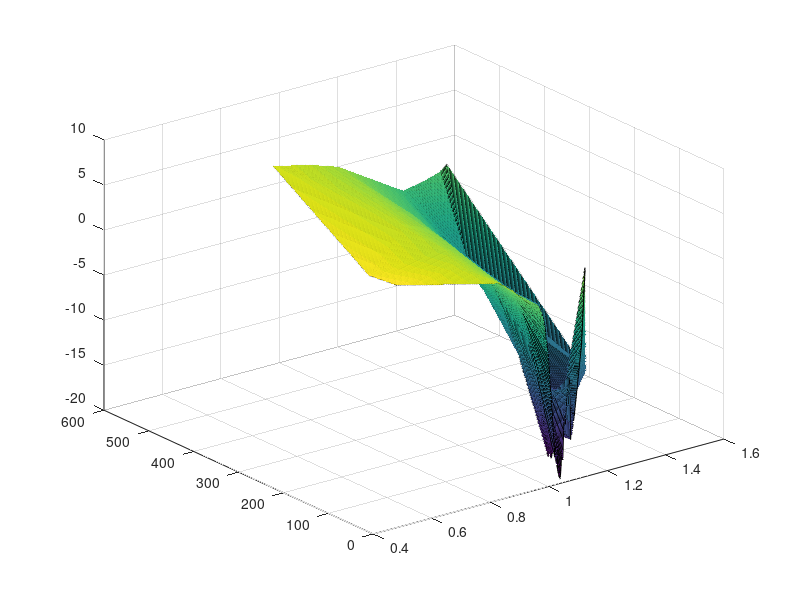

MATLAB code to generate this figure: (Note: this script raises an error after producing the figure.)
%% Making Surface Plots From Scatter Data
% How do you turn a collection of XYZ triplets into a surface plot? This is
% the most frequently asked 3D plotting question that I got when I was in
% Tech Support.

%% Load the data

load calls
%load puts
[xx,yy]=meshgrid(min(x):0.001:max(x),min(y):1:max(y));
zz = griddata(x,y,z,xx,yy);
surf(xx,yy,zz)
%%
% % The problem is that the data is made up of individual (x,y,z)
% % measurements. It isn't laid out on a rectilinear grid, which is what the
% % SURF command expects. A simple plot command isn't very useful.
% 
% plot3(x,y,z,'.-')
% 
% %% Little triangles
% % The solution is to use Delaunay triangulation. Let's look at some
% % info about the "tri" variable.
% 
% tri = delaunay(x,y);
% plot(x,y,'.')
% 
% %%
% % How many triangles are there?
% 
% [r,c] = size(tri);
% disp(r)
% 
% %% Plot it with TRISURF
% 
% h = trisurf(tri, x, y, z);
% axis vis3d

%% Clean it up

% axis off
% l = light('Position',[-50 -15 29])
%set(gca,'CameraPosition',[208 -50 7687])
lighting phong
shading interp
colorbar EastOutside
